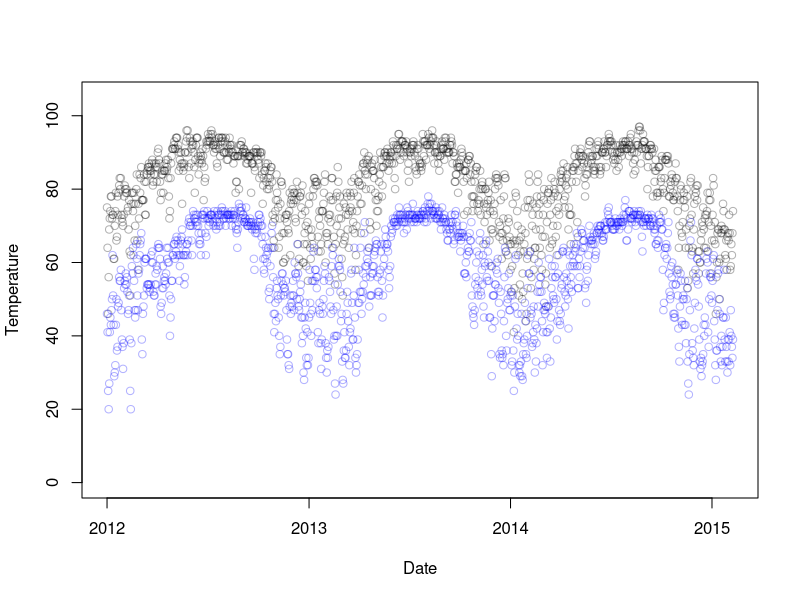
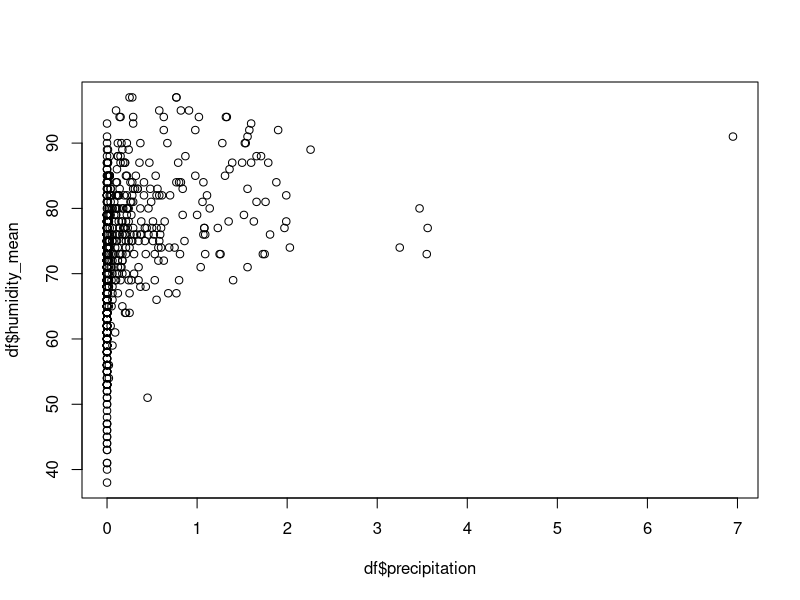
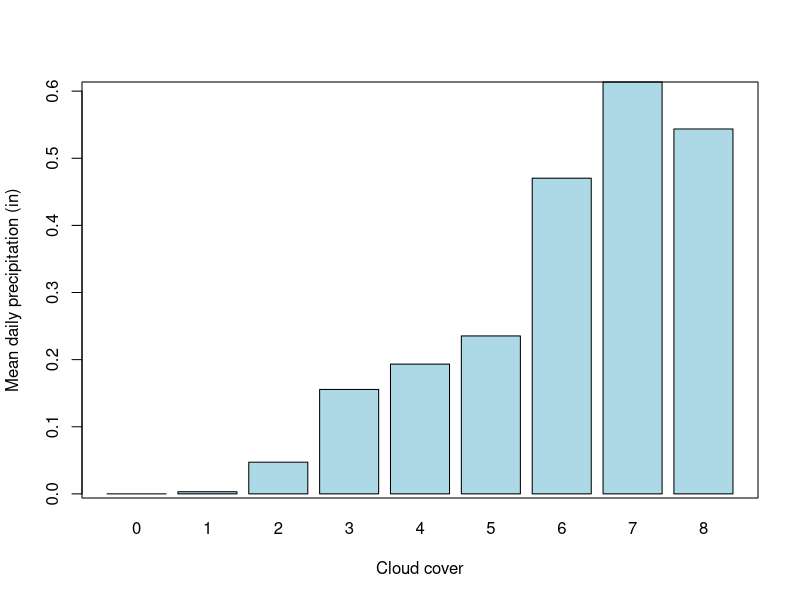
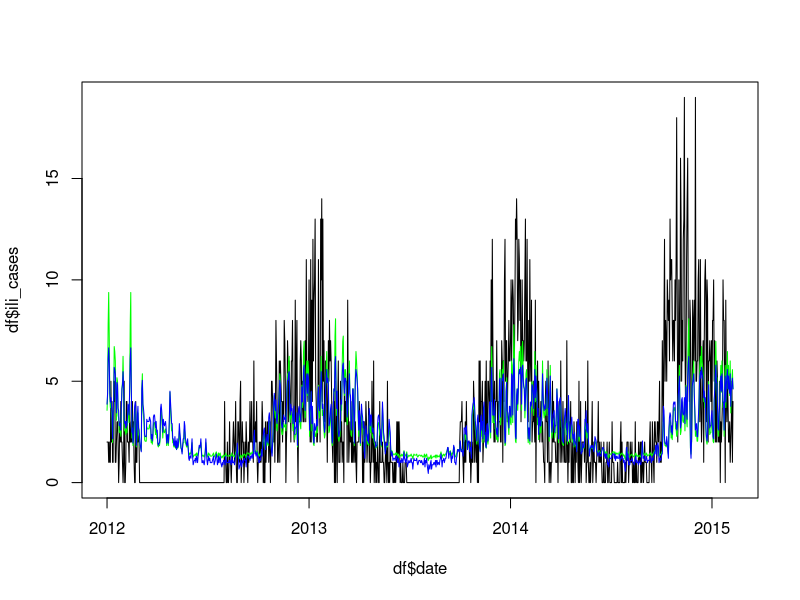
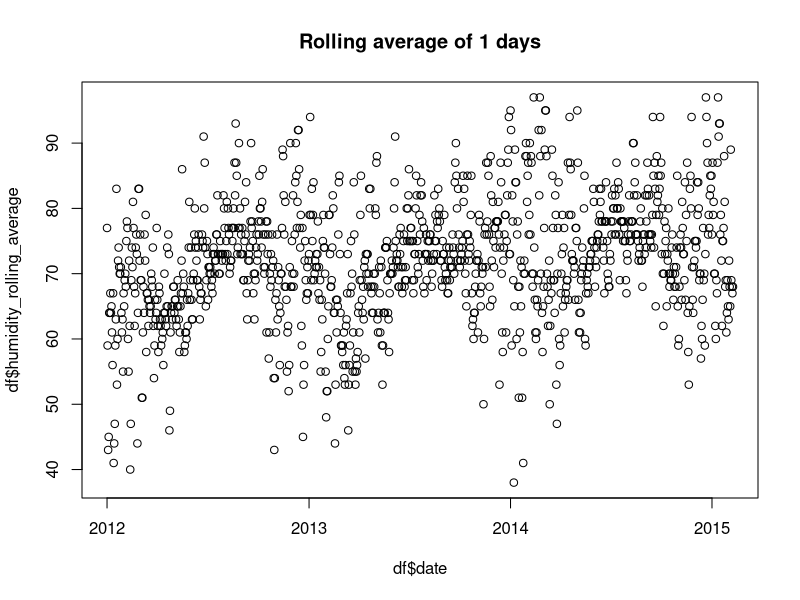
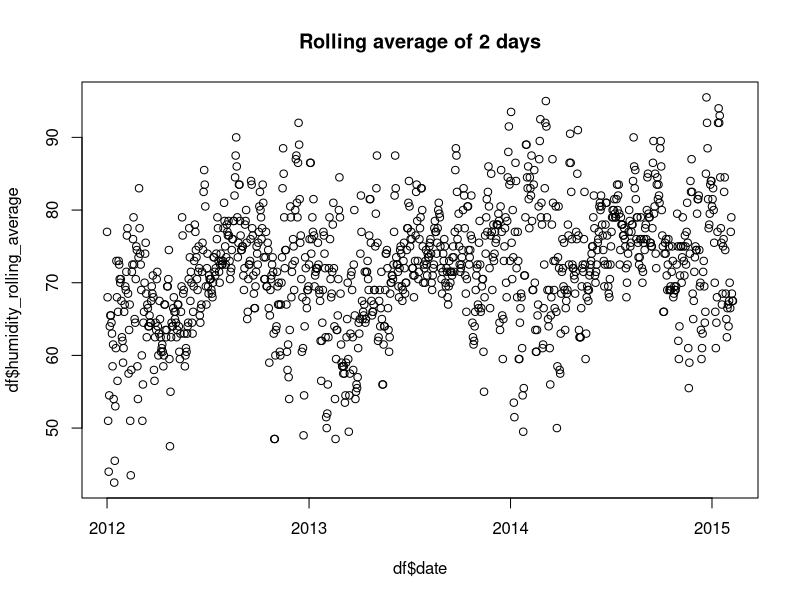
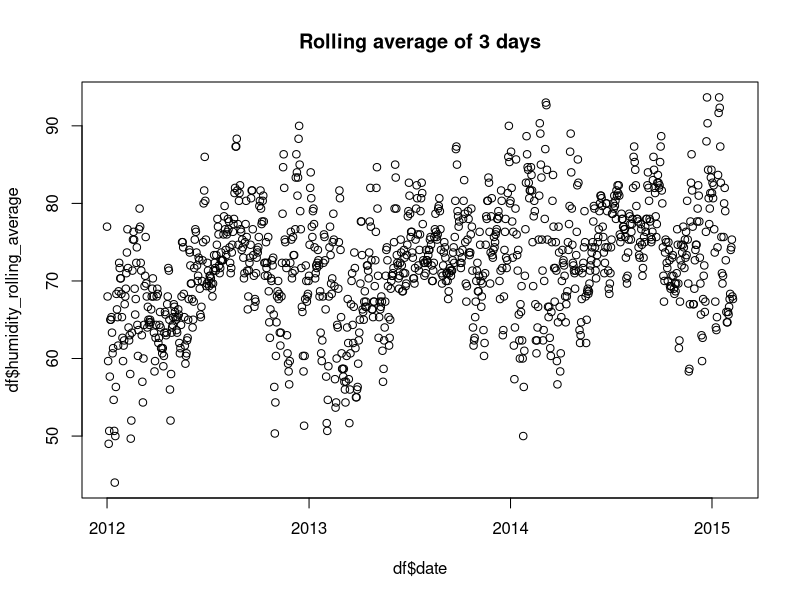
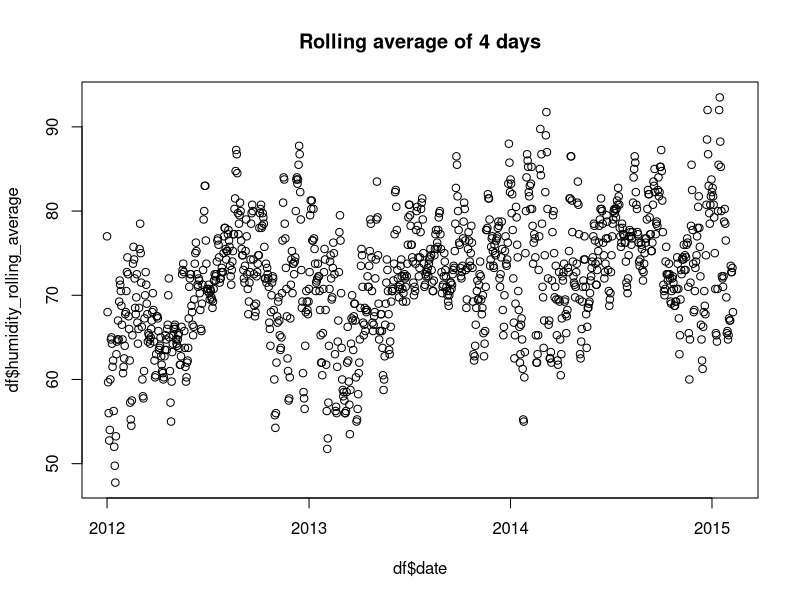

The R source for these figures, in order:
options(stringsAsFactors = FALSE)

#####
# LOAD NICE PACKAGES
#####
library(dplyr)

#####
# SET WORKING DIRECTORY TO WHEREVER 
# YOU'VE GOT THE ILI / ED / WEATHER DATA
#####
setwd('uf/phc7000/time_series')

#####
# READ IN ILI AND ALL ED DATA
#####
ili <- read.csv('ili.csv')
ed <- read.csv('all_emergency_alachua.csv')

#####
# READ IN WEATHER DATA
# (use the get_weather.R script to scrape weather data)
#####
weather <- read.csv('gainesville_weather.csv')

#####
# MERGE ALL TOGETHER
#####
temp <- left_join(x = ed, 
                  y = ili,
                  by = "date")
df <- left_join(x = temp,
                y = weather,
                by = "date")
rm(temp)

####
# CLEAN UP A FEW COLUMNS
####
# format "date" as a date object
df$date <- as.Date(df$date)

# make sure "precipitation" is numeric
df$precipitation <- as.numeric(df$precipitation)

#####
# MAKE SOME FUN PLOTS
#####

# max daily temperature
plot(df$date, df$temp_max, xlab = "Date", ylab = "Temperature",
     col = adjustcolor("black", alpha.f = 0.3),
     ylim = c(0, 105))

# add minimum points
points(df$date, df$temp_min,
       col = adjustcolor("blue", alpha.f = 0.3))

# precipitation

# mean humidity

# correlation precipitation / humidity
plot(df$precipitation, df$humidity_mean)

# correlation min and max temp


# correlation cloud cover and precipitation
grouped <- df %>% group_by(cloud_cover) %>%
  summarise(precipitation = mean(precipitation, na.rm = TRUE))

barplot(grouped$precipitation,
        names.arg = grouped$cloud_cover,
        col = "lightblue",
        xlab = "Cloud cover",
        ylab = "Mean daily precipitation (in)")
box("plot")

#####
# TASK
#####

###
# 1. MAKE SOME INTERESTING FEATURES 
###
# day of week
df$day_of_week <- weekdays(df$date)

# weekend

# month

# day of year

# ili_cases as a percentage of all_cases

# mean rolling 21 day humidity average
df$rolling_average <- NA
for (i in 1:nrow(df)){
  df$rolling_average[i] <- 
    mean(df$humidity_mean[which(df$date > (df$date[i] - 21))], na.rm= TRUE)
}

###
# 2. PLOT CORRELATION BETWEEN DAY OF YEAR AND ILI CASES
###

###
# 3. PLOT CORRELATION BETWEEN HUMIDITY 
###

###
# 4. MAKE LINEAR MODEL TO PREDICT ILI CASES
###


###
# 5. DO THE SAME BUT USING POISSON
###
# (the logarithm of ili_cases is a function of...)
fit <- glm(ili_cases ~ temp_min,
           data = df,
           family = poisson(link = 'log'))
exp(coef(fit))

# Quasipoisson
fit_qpois <- glm(ili_cases ~ temp_min, 
                 data = df,
                 family = quasipoisson)

# Negative binomial regression
fit_nbi <- glm(ili_cases ~ temp_min,
               data = df)

# Add predictions
df$predicted_poisson <- predict(fit, newdata = df, type = "response")
df$predicted_qpois <- predict(fit_qpois, newdata = df, type = "response")
df$predicted_nbi <- predict(fit_nbi, newdata = df, type = "response")

# Visualize
plot(df$date, df$ili_cases, type = "l")
lines(df$date, df$predicted, col = "red", type = "l")
lines(df$date, df$predicted_qpois, col = "green", type = "l")
lines(df$date, df$predicted_nbi, col = "blue", type = "l")

###
# 6. WHICH DID BETTER / POISSON OR GAUSSIAN?
### 

#############################
# TRICKS
#############################



# What happens when you adjust your lag?
# mean rolling humidity average
for(j in 0:30){
  df$humidity_rolling_average <- NA
  for (i in 1:nrow(df)){
    df$humidity_rolling_average[i] <- 
      mean(df$humidity_mean[which(df$date >= (df$date[i] - j) &
                                    df$date <= df$date[i])], na.rm= TRUE)
  }
  plot(df$date, df$humidity_rolling_average, main = paste0("Rolling average of ", j+1, " days"))
  Sys.sleep(1)
}

# mean rolling max temperature average
plot(df$date, df$temp_max, col = adjustcolor("black", alpha.f = 0.3))
plot(df$date, df$temp_max,  type = "n")

for(j in seq(5,365,5)){
  df$temp_max_rolling_average <- NA
  df$temp_min_rolling_average <- NA
  
  for (i in 1:nrow(df)){
    df$temp_max_rolling_average[i] <- 
      mean(df$temp_max[which(df$date >= (df$date[i] - j) &
                                    df$date <= df$date[i])], na.rm= TRUE)
    df$temp_min_rolling_average[i] <- 
      mean(df$temp_min[which(df$date >= (df$date[i] - j) &
                                    df$date <= df$date[i])], na.rm= TRUE)
  }
  lines(df$date, df$temp_max_rolling_average,
        col = adjustcolor("darkred", alpha.f = 0.3))
  lines(df$date, df$temp_min_rolling_average,
        col = adjustcolor("blue", alpha.f = 0.3))
  #text(main = paste0("Rolling average of ", j+1, " days"))
  Sys.sleep(0.2)
}

